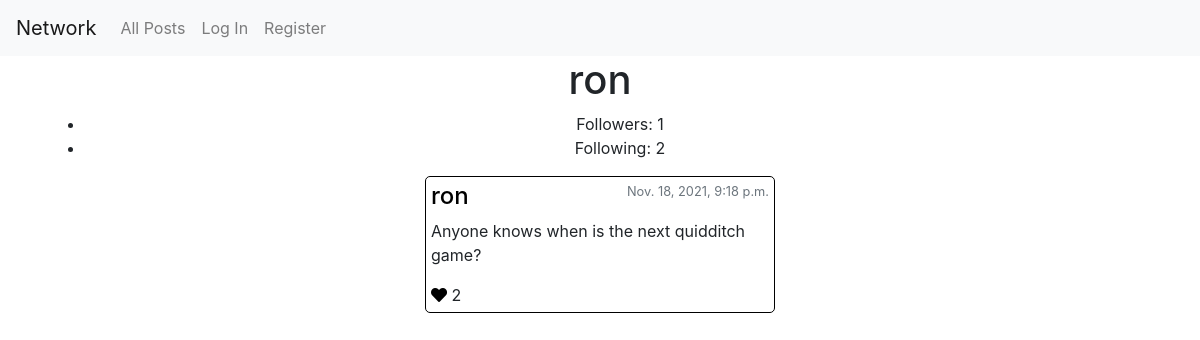
Page /profile/ron/1 on the earlier database version.
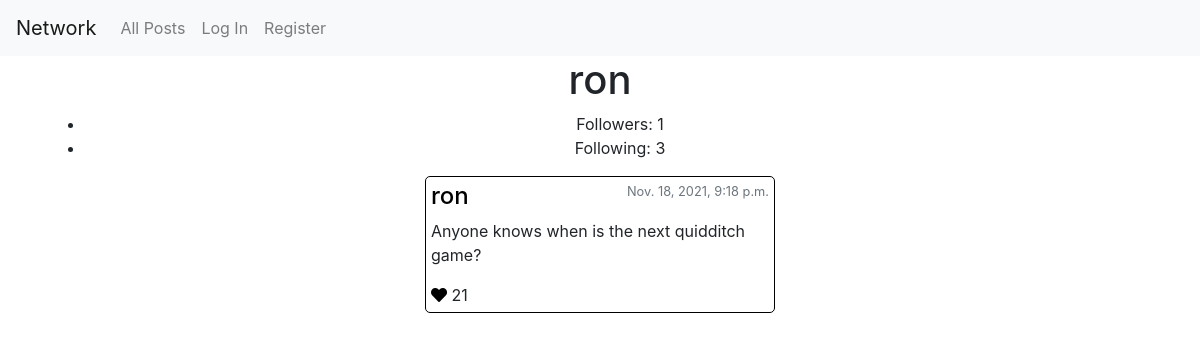
Same page on the later database version.
### network/models.py (models this page shows, shortened)
class Post(models.Model):
    creator = models.ForeignKey(User, on_delete=models.CASCADE)
    message = models.CharField(max_length=128)
    timestamp = models.DateTimeField(auto_now_add=True)
    likes = models.IntegerField(default=0)

class User(AbstractUser):
    followers = models.IntegerField(default=0)
    following = models.IntegerField(default=0)

### network/views.py (the view)
# urls.py: path("profile/<str:username>/<int:page_number>", views.profile, name="profile"),
def profile(request, username, page_number):
    profile_user = User.objects.get(username=username)
    user_id = profile_user.id
    posts = Post.objects.filter(creator=profile_user.id).order_by('-timestamp')
    p = Paginator(posts, post_by_page)
    page = p.page(page_number)
    is_followed = False
    try:
        follow = Follow.objects.get(creator=request.user,
                                    target=profile_user)
        is_followed = True
    except:
        is_followed = False
    try:
        likes_given = Like.objects.filter(creator=request.user)
    except:
        likes_given = []
    posts_liked = []
    for like in likes_given:
        post_id = like.post_id
        posts_liked.append(post_id)
    return render(request, 'network/profile.html',{
        'username': profile_user.username,
        'user_id': user_id,
        'posts': page.object_list,
        'followers': Follow.objects.filter(target=profile_user.id).count(),
        'following': Follow.objects.filter(creator=profile_user.id).count(),
        'is_followed': is_followed,
        'posts_liked' : posts_liked,
        'range': p.page_range
    })

### network/templates/network/profile.html (shortened to what this page needs)
{% extends "network/layout.html" %}
{% load static %}
{% block body %}
    <h1>{{ username }}</h1>
    <ul>
      <li >Followers: <span id="followers">{{followers}}</span></li>
      <li>Following: {{following}}</li>
    </ul>
    <div id="posts">
      {% for post in posts %}
      <div class="post text-left" data-post_id="{{post.id}}">
        <div class="post-header">
          <a href="{% url 'profile' post.creator.username 1 %}">
              <h4>{{ post.creator }}</h4>
          </a>
          <small class='text-secondary'>{{ post.timestamp }}</small>
        </div>
          <p>{{ post.message }}</p>
          <div class="post-footer">
            <div class="likes-div" data-post_id="{{post.id}}"">
              {% if user.is_authenticated %}
              {% if post.id in posts_liked %}
              <i class="fa fa-heart like" style="color:red"></i>
              {% else %}
              <i class="fa fa-heart like" style="color:black"></i>
              {% endif %}
              {% else %}
              <i class="fa fa-heart like" style="color:black"></i>
              {% endif %}
              <span class="likes">{{post.likes }}</span>
            </div>
          </div>
      </div>
      {% endfor %}
    </div>
  {% endblock %}

Differences in the rows shown:
changed Post "Anyone knows when is the next quidditch game?": likes "2" → "21"
Other differences:
{{ following }}: "2" → "3"
